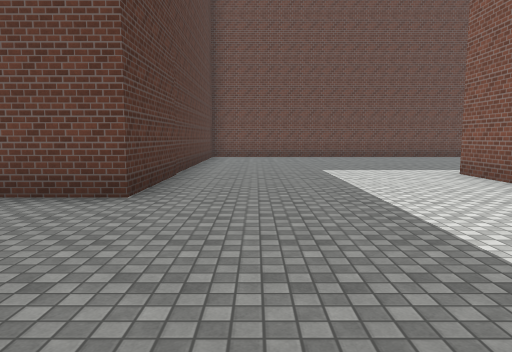
[1] (above)

23 first-person views from a walk through a scene from a Unity 3-D project. The camera is 1.5 m above the floor, tilts 6° down and sees 70° across. The floor is counted in squares, 2 m on a side. Each view is taken from the middle of a square. On the plan, view 1 faces up. The plan holds only what a view shows up to about 11 squares ahead; the rest is blank. The place goes on beyond the plan. The player character is not drawn. Surface patterns are stand-ins for the level's own textures.

[2]
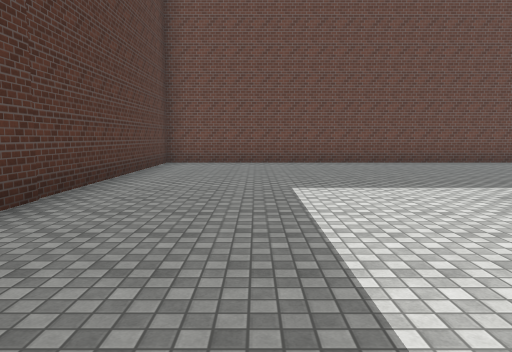

[3]
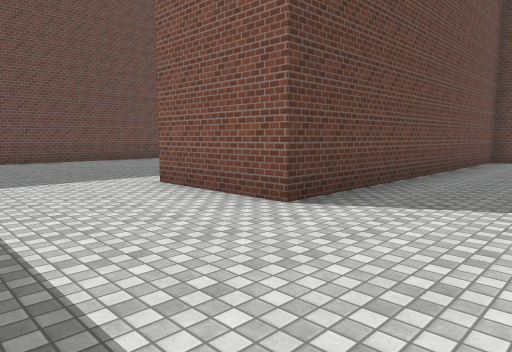

[4]
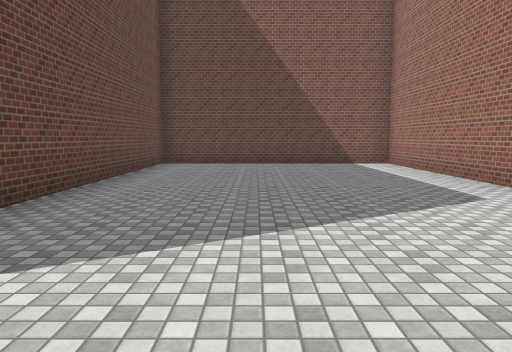

[5]
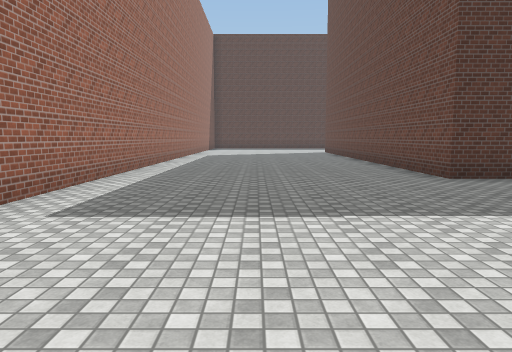

[6]
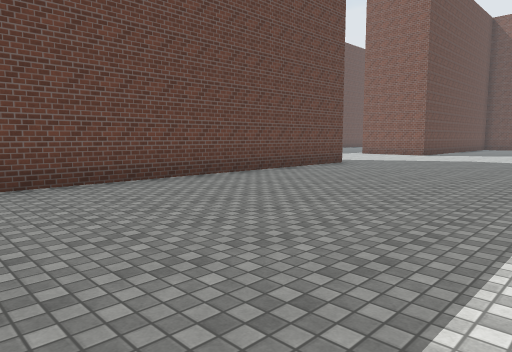

[7]
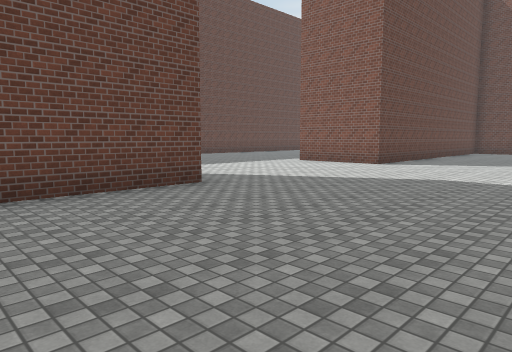

[8]
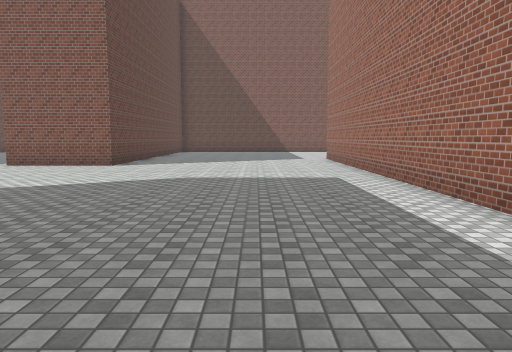

[9]
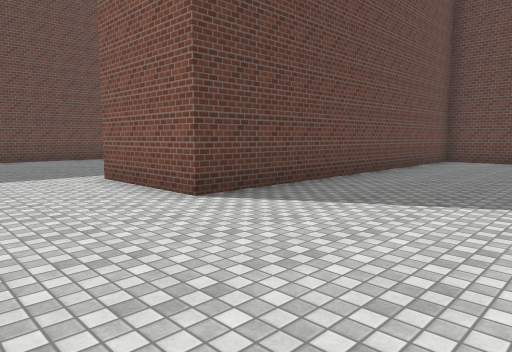

[10]
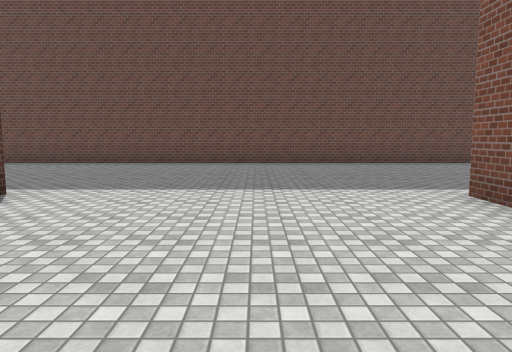

[11]
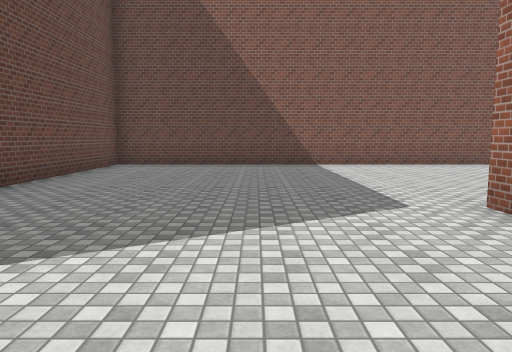

[12]
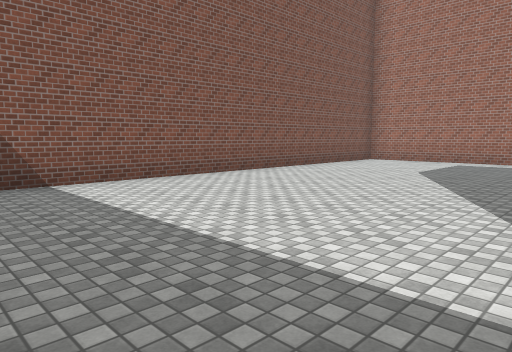

[13]
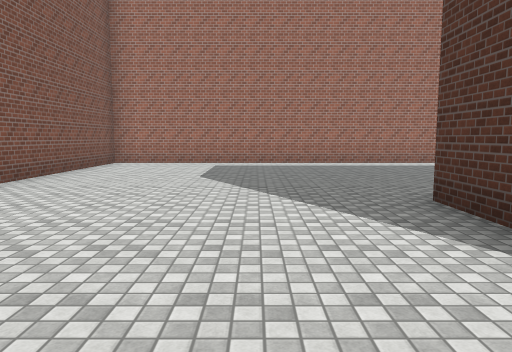

[14]
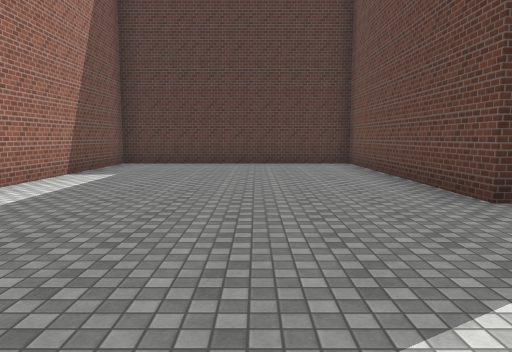

[15]
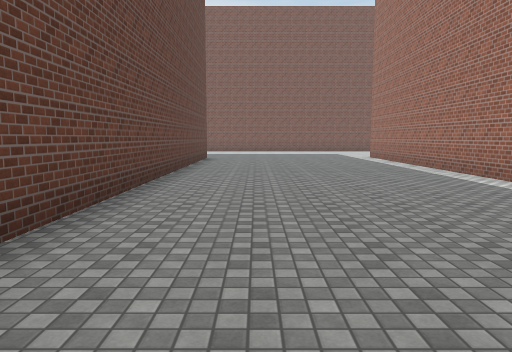

[16]
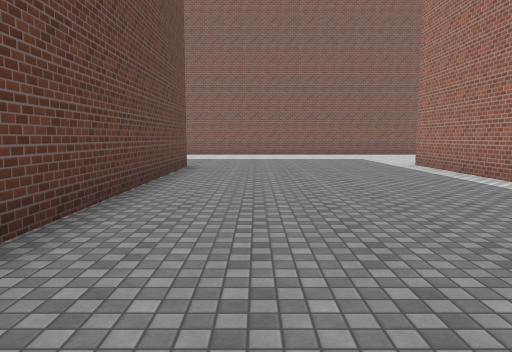

[17]
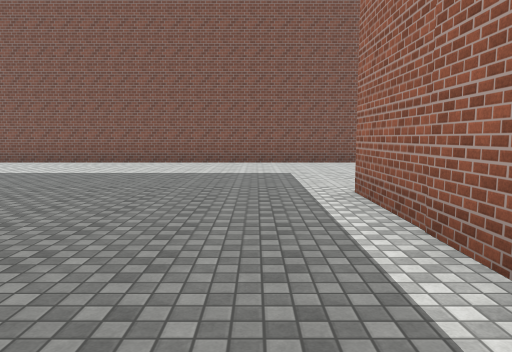

[18]
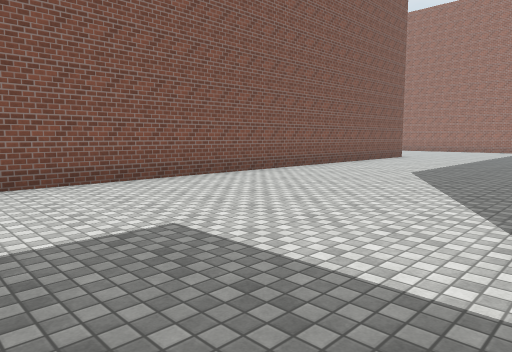

[19]
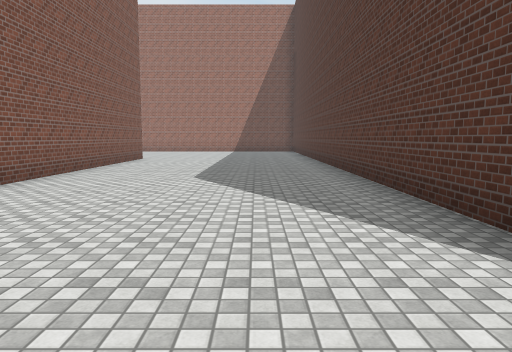

[20]
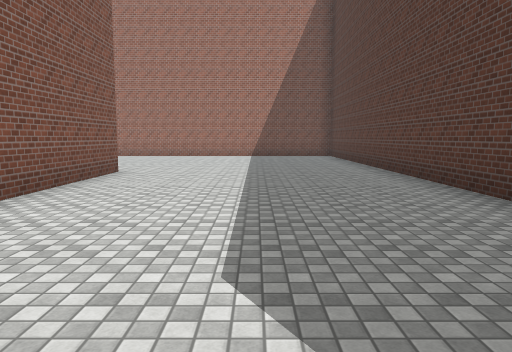

[21]
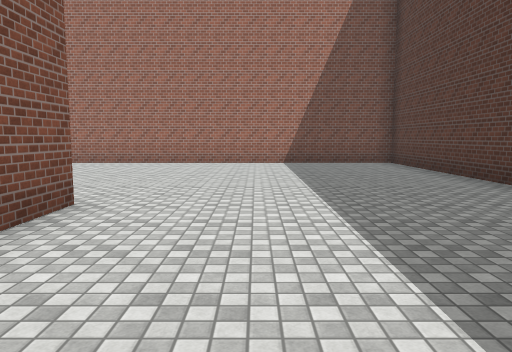

[22]
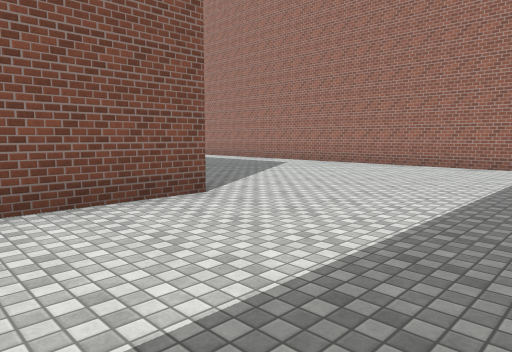

[23]
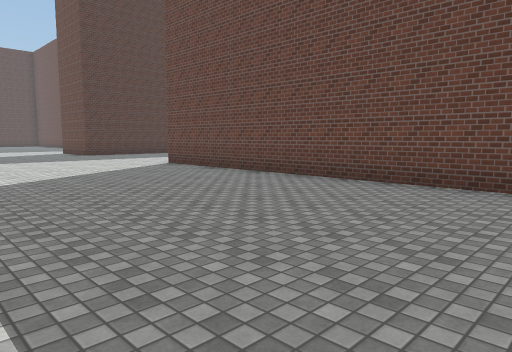

### Floor plan
Points are (right, up) in squares from view 1. A wall is a line through its corners. A room is listed if a view was taken in it or the views show most of it. See-through windows are left out.
Room 1 (views 1, 2, 3, 4, 5, 6, 7, 8, 9, 10, 11, 12, 13, 14, 15, 16, 17, 18, 19, 20, 21, 22, 23)
walls: (13.8, 14) (-1.6, 14) (-1.6, 4.5) (-6.1, 4.5); (13.5, 7.5) (23, 7.5); (22.9, 6.1) (22.9, 4.7) (16.4, 4.7) (16.4, -1.8) (29.2, -1.8) (29.2, 14) (19.7, 14) (19.7, 16.8); (24.1, 16.6) (32, 16.6); (8.4, -1.8) (13.6, -1.8) (13.6, 4.7) (4.2, 4.7) (4.2, 7.6); (32, 15.2) (32, -1.8) (41.5, -1.8); (31.6, 22.8) (4.5, 22.8); (38, 4.9) (38, 24.5); (-6.1, -1.8) (1, -1.8)

Positions as (right, up) in squares from view 1, and headings:
1: (0, 0), facing up
2: (1, 3), facing up
3: (1, 2), facing up-right
4: (3, 2), facing right
5: (5, 1), facing left
6: (4, 8), facing up-right
7: (10, 9), facing up-right
8: (10, 10), facing right
9: (17, 10), facing up-right
10: (17, 12), facing up
11: (19, 10), facing right
12: (23, 10), facing down-right
13: (25, 9), facing down
14: (27, 2), facing left
15: (18, 21), facing right
16: (22, 21), facing right
17: (27, 18), facing right
18: (32, 19), facing down-right
19: (34, 18), facing down
20: (35, 13), facing down
21: (36, 9), facing down
22: (34, 8), facing down-right
23: (14, 17), facing up-left
